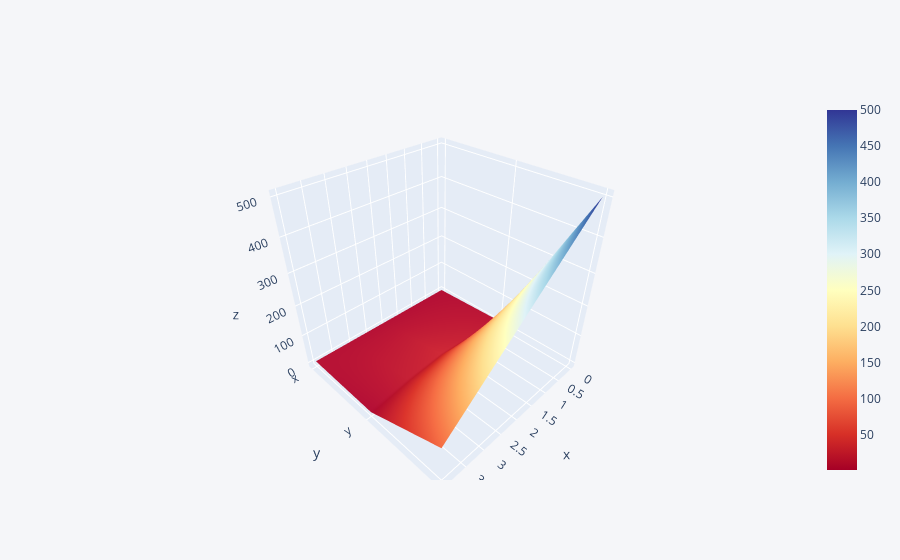

The notebook cell saved with this chart:
### Code cell
df3.iplot(kind='surface',colorscale='rdylbu')

### Figure 1 — Plotly figure (JSON) as saved in the notebook; plotly's stock layout.template omitted (floating-point values rounded to 4 significant figures)
{"data": [{"colorscale": [[0, "rgb(165,0,38)"], [0.1, "rgb(215,48,39)"], [0.2, "rgb(244,109,67)"], [0.3, "rgb(253,174,97)"], [0.4, "rgb(254,224,144)"], [0.5, "rgb(255,255,191)"], [0.6, "rgb(224,243,248)"], [0.7, "rgb(171,217,233)"], [0.8, "rgb(116,173,209)"], [0.9, "rgb(69,117,180)"], [1, "rgb(49,54,149)"]], "type": "surface", "x": [0, 1, 2, 3, 4], "y": ["x", "y", "z"], "z": [[1, 2, 3, 4, 5], [10, 20, 30, 20, 1], [500, 400, 300, 200, 100]]}], "layout": {"legend": {"bgcolor": "#F5F6F9", "font": {"color": "#4D5663"}}, "paper_bgcolor": "#F5F6F9", "plot_bgcolor": "#F5F6F9", "title": {"font": {"color": "#4D5663"}}, "xaxis": {"gridcolor": "#E1E5ED", "showgrid": true, "tickfont": {"color": "#4D5663"}, "title": {"font": {"color": "#4D5663"}, "text": ""}, "zerolinecolor": "#E1E5ED"}, "yaxis": {"gridcolor": "#E1E5ED", "showgrid": true, "tickfont": {"color": "#4D5663"}, "title": {"font": {"color": "#4D5663"}, "text": ""}, "zerolinecolor": "#E1E5ED"}}}
